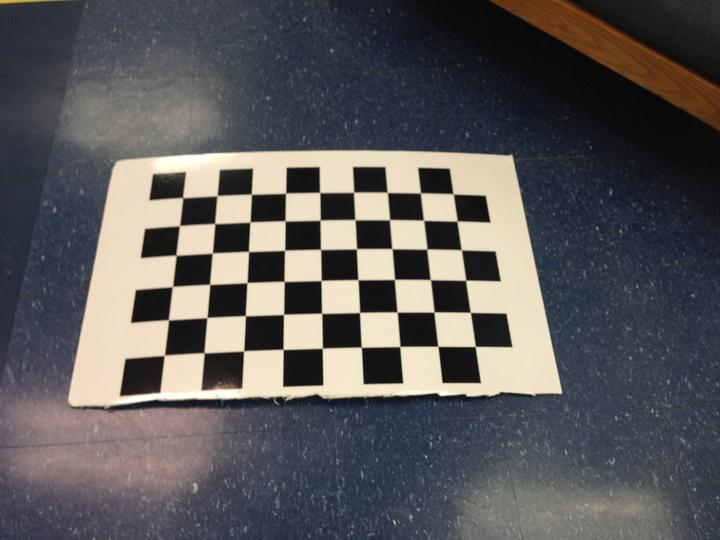
//> input picture birdview/image.jpg, 720 x 540 px
$ ./main ../birdview/image.jpg   (built with g++ and OpenCV 4)
//> lines starting //> are read from the running program, lines starting //| are printed output that depends on the picture; after the words box and inside, x2 and y2 are one past the last pixel; in counts of white or black regions, pixels touching at a corner belong together
//> further down, img is the input picture: 540 rows x 720 cols, CV_8UC3; mean B, G, R 89.8, 89.3, 90.7
### fisheyedemo/FishEyeCorrect.h
#include "opencv/cv.h"
#include <opencv2/core/core.hpp>        // Basic OpenCV structures
#include "opencv2/highgui/highgui.hpp"
#include "opencv2/imgproc/imgproc.hpp"

using namespace cv;
using namespace std;

class CFishEyeCorrect
{
public:
	int dstWidth;
	int dstHeight;
	double cx;
	double cy;
	double f;
	double r;
	double phi0;
	double sita0;
	double gama0;
	double phi1;
	double sita1;
	double gama1;
	double phi2;
	double sita2;
	double gama2;
	double phi3;
	double sita3;
	double gama3;
	double wRatio;
	double hRatio;
	int *position;
	long *positionShift;
	Mat orgImg;
	Mat dstImg;
	CFishEyeCorrect();
	~CFishEyeCorrect();
	Rect correctArea;
	void ParamFix();
	void FixPosition(const Mat& orgImg);
	void CalculateParam(int width, int height);
	void Fix(int &u,int &v,double &x,double &y,const double &phi,const double &sita,const double &gama);
	Rect GetArea(const Mat &inputImage);
	void CalcPositon(Mat &fishImage);
	void NewImageCorrect(const Mat& orgImg,Mat& dstImg);
private:
	const double piParam;
	void FindCorrectArea(const Mat &inputImage);
};

### fisheyedemo/FishEyeCorrect.cpp
#include "FishEyeCorrect.h"


CFishEyeCorrect::~CFishEyeCorrect(){}

/*****************************
*将度转为弧度
******************************/

void CFishEyeCorrect::ParamFix()
{
	phi0 = phi0 * piParam;
	sita0 = (90 - sita0) * piParam;
	gama0 = gama0 * piParam;

	phi1 = phi1 * piParam;
	sita1 = (90 - sita1) * piParam;
	gama1 = gama1 * piParam;

	phi2 = phi2 * piParam;
	sita2 = (90-sita2)*piParam;
	gama2 = gama2 * piParam;

	phi3 = phi3 * piParam;
	sita3 = (90-sita3)*piParam;
	gama3 = gama3 * piParam;
}

/*****************************
*构造函数，初始化piParam
******************************/

CFishEyeCorrect::CFishEyeCorrect():piParam(0.01745329)
{

}

/*****************************
*功能：求出源图中鱼眼所在区域
*输入参数：视频输入图
*输出参数：空
*返回值：鱼眼区域所在的矩形
******************************/

Rect CFishEyeCorrect::GetArea(const Mat &inputImage)
{
	FindCorrectArea(inputImage);
	return correctArea;
}

/*****************************
*功能：求出源图中鱼眼所在区域
*输入参数：视频输入图
*输出参数：空
*返回值：空
******************************/

void CFishEyeCorrect::FindCorrectArea(const Mat &inputImage)
{
	Mat grayImage;
	cvtColor(inputImage,grayImage,CV_BGR2GRAY,1);
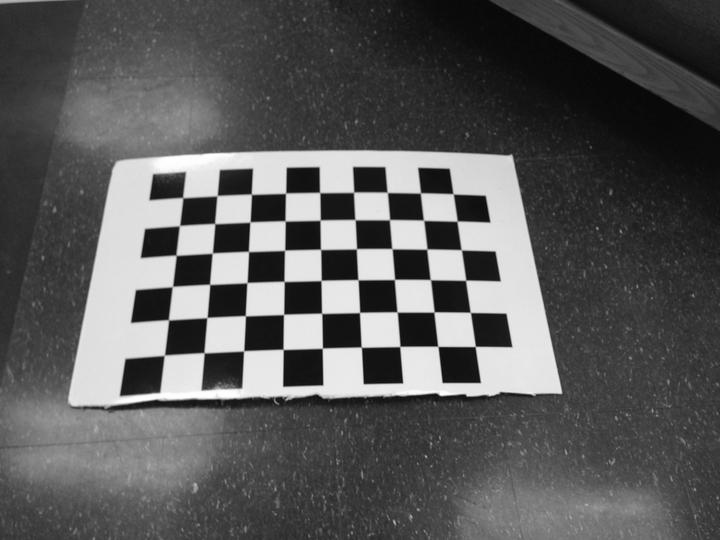
//> grayImage: 540 rows x 720 cols, CV_8UC1; min 2, max 255, mean 89.7
	/*二值化*/
	threshold(grayImage,grayImage,40,255,THRESH_BINARY);
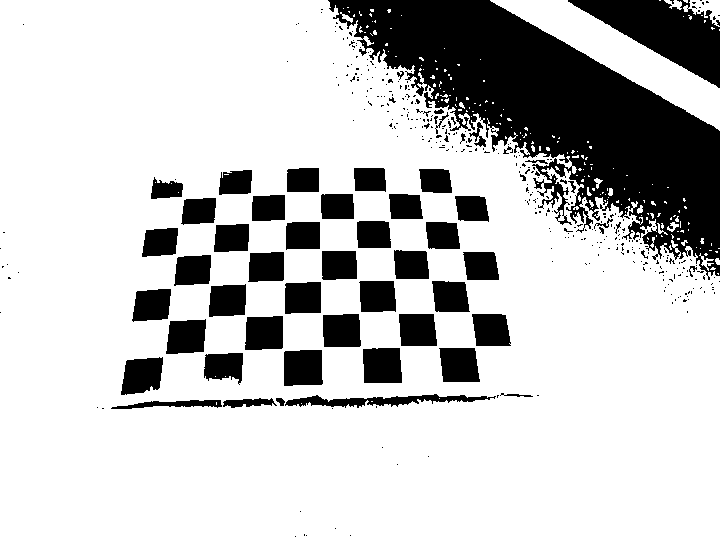
//> grayImage: 540 rows x 720 cols, CV_8UC1; 77.5% white; 387 black regions (330 under 20 px)
	vector<vector<Point > > contours;
	/*找轮廓*/
	findContours(grayImage,contours,CV_RETR_EXTERNAL,CV_CHAIN_APPROX_NONE);
//> contours = 184 contours, 174 with area under 20; largest, box (x1, y1, x2, y2) and area: (0, 0, 720, 540) 326918, (490, 0, 720, 131) 7954, (683, 0, 720, 27) 425, (664, 0, 682, 10) 67, (699, 253, 714, 271) 46
	Rect minAreaTemp;
	int areaSize(0);
	int areaSizeTemp(0);
	int areaIter(0);
	/*找到最大轮廓,就是鱼眼圆的轮廓*/
	for (int contoursIter = 0;contoursIter != contours.size();++contoursIter)
	{
	//*求轮廓的包围盒子*/
		minAreaTemp=boundingRect(contours[contoursIter]);
		areaSizeTemp=minAreaTemp.width*minAreaTemp.height;
		if (areaSize<areaSizeTemp)
		{
			correctArea=minAreaTemp;
			areaSize=areaSizeTemp;
		}
	}
//> this loop made 184 passes
//> (areaSizeTemp, correctArea, areaSize) on passes 3, 5, 179, 183, 184: (35, Rect(715, 258, 5, 7), 35), (270, Rect(699, 253, 15, 18), 270), (999, Rect(683, 0, 37, 27), 999), (30130, Rect(490, 0, 230, 131), 30130), (388800, Rect(0, 0, 720, 540), 388800)
//> (minAreaTemp, areaSizeTemp) on passes 14, 15, 17, 26, 28, 32: (Rect(681, 240, 7, 6), 42), (Rect(700, 238, 4, 6), 24), (Rect(650, 237, 5, 11), 55), (Rect(657, 223, 11, 12), 132), (Rect(667, 222, 12, 10), 120), (Rect(675, 216, 4, 6), 24)
//> after the loop, areaSize = 388800

}

/*****************************
*功能：计算所需参数
*输入参数：鱼眼区域的宽高
*输出参数：空
*返回值：空
******************************/
void CFishEyeCorrect::CalculateParam(int width, int height)
{
	r=0.5*(width<height?width:height);
	f= r*2/3.14159265;
	cx=(width-1)/2;
	cy=(height-1)/2;
}


/*****************************
*功能：展开图在鱼眼区域坐标
*输入参数：展开图中坐标，展开图的方位角，仰角，视角
*输出参数：鱼眼区域中的对应坐标
*返回值：空
******************************/

void CFishEyeCorrect::Fix(int &u,int &v,double &x,double &y,const double &phi,const double &sita,const double &gama)
{
	/*展开平面与校正图比例，平面与空间坐标关系*/
	double wp,hp,dux,duy,duz,dvx,dvy,dvz,xp,yp,zp,SQRT,sit,c_p,s_p;
	//1
	/*展开图像上的一个像素大小对应透视投影平面上的宽高大小*/
	wp=r*tan(gama/2)/(cx+0.5);
	hp=r*tan(gama/2)/(cy+0.5);
	//2
	/*展开图U坐标正方向单位像素对应相机坐标系x,y,z三个轴上的变化量*/
	dux=wp*sin(phi),duy=-wp*cos(phi),duz=0;
	/*展开图V坐标正方向单位像素对应相机坐标系x,y,z三个轴上的变化量*/
	dvx=-hp*cos(sita)*cos(phi),dvy=-hp*cos(sita)*sin(phi);
	dvz=hp*sin(sita);
	//3
	/*展开图中一个坐标在球面坐标系x,y,z的坐标值*/
	xp=r*sin(sita)*cos(phi)+(cx-u)*dux+(v-cy)*dvx;
	yp=r*sin(sita)*sin(phi)+(cx-u)*duy+(v-cy)*dvy;
	zp=r*cos(sita)+(v-cy)*dvz;
	//4
	/*求出斜边长度*/
	SQRT=sqrt(xp*xp+yp*yp);
	/*求入射角*/
	sit=atan(SQRT/zp);
	/*求cos值*/
	c_p=xp/SQRT;
	/*求sin值*/
	s_p=yp/SQRT;
	//5
	/*对应鱼眼图中坐标*/
	x=cx+f*sit*c_p;
	y=cy+f*sit*s_p;
}

/*****************************
*功能：建立四幅展开图对应的鱼眼图的索引表
*输入参数：鱼眼图
*输出参数：空
*返回值：空
******************************/

void CFishEyeCorrect::CalcPositon(Mat &fishImage )
{
	double x1 = 0 ;
	double y1 = 0;
	int tempPos(0);
	for (int row = 0;row < dstHeight ; ++row)
	{
		for (int col = 0;col < dstWidth; ++col)
		{
			int temprow = row * hRatio ;
			int tempcol = col * wRatio;
			tempPos = row*dstWidth*4 + col*2;
			Fix(temprow,tempcol, x1,y1,phi0,sita0,gama0);
			position[tempPos] = (int)x1;
			position[tempPos + 1] = (int)y1;
			Fix(temprow,tempcol, x1,y1,phi1,sita1,gama1);
			position[tempPos += dstWidth*2] = (int)x1;
			position[tempPos + 1] = (int)y1;
			tempPos = (row+dstHeight)*4*dstWidth + col*2;
			Fix(temprow,tempcol, x1,y1,phi2,sita2,gama2);
			position[tempPos] = (int)x1;
			position[tempPos + 1] = (int)y1;
			Fix(temprow,tempcol, x1,y1,phi3,sita3,gama3);
			position[tempPos += dstWidth*2] = (int)x1;
			position[tempPos + 1] = (int)y1;
		}
	}

}
/*****************************
*功能：鱼眼图校正
*输入参数：鱼眼图像、校正图像
*输出参数：空
*返回值：空
******************************/

void CFishEyeCorrect::NewImageCorrect(const Mat& orgImg,Mat& dstImg)
{
	//clock_t start = clock();

	int orgImgLineWidht = orgImg.step[0];
	int orgImgEleWidht = orgImg.step[1];

	uchar* dstImgData = dstImg.data;
	uchar* orgImgData = orgImg.data;

	unsigned int tempPos(0);
	unsigned int temOrgPos(0);
	unsigned int temDstPos(0);

	for (int row = 0;row < dstHeight*2; ++row)
	{
		for (int col = 0;col <dstWidth*2; ++col)
		{

			tempPos = ((row * dstWidth)<<2) + (col << 1);
			temOrgPos = orgImgLineWidht*position[tempPos] + ((position[tempPos + 1])<<1) + position[tempPos + 1];
			memcpy(dstImgData + temDstPos,orgImgData+temOrgPos,3);
			temDstPos +=3;
		}
	}
	//clock_t end = clock();
	//cout<<((end - start)/1000)<<endl;
}

void CFishEyeCorrect::FixPosition(const Mat& orgImg)
{
	int orgImgLineWidht = orgImg.step[0];
//> orgImgLineWidht = 2160
	int orgImgEleWidht = orgImg.step[1];
//> orgImgEleWidht = 3

	long tempPos(0);
	for (int row = 0;row < dstHeight*2; ++row)
	{
		for (int col = 0;col <dstWidth*2; ++col)
		{
			tempPos = ((row * dstWidth)<<2) + (col << 1);
			positionShift[dstWidth*row + col] = (double)orgImgLineWidht*(double)position[tempPos] + (double)((position[tempPos + 1])<<1) + (double)position[tempPos + 1];
		}
	}
//> after the loop, tempPos = 829438
}

### fisheyedemo/main.cpp
#include <iostream> 			   // for standard I/O
#include <string>   			   // for strings
#include <iomanip>  			   // for controlling float print precision
#include <sstream>                         // string to number conversion
#include <fstream>
#include <ostream>
#include <stdlib.h>
#include "string.h"
#include "opencv2/core/core.hpp"           // Basic OpenCV structures (cv::Mat, Scalar)
#include "opencv2/imgproc/imgproc.hpp"     // Gaussian Blur
#include "opencv2/highgui/highgui.hpp"     // OpenCV window I/O
#include "FishEyeCorrect.h"

using namespace std;
using namespace cv;

/*提取一个字符串中的数字(从txt中提取数字参数)*/
void str2num(string& str,vector<int>& rint);
/*字符串中提取数字*/
int substr2num(string& str);

CFishEyeCorrect fishCorrect;

int main(int argc, char **argv)
{
	char  buf[100];
	ifstream in("param.txt");
	int totalnum = 0;

	CFishEyeCorrect bak;

	while (in.getline(buf,100))
	{
		string str = buf;
		vector<int>   myint;
		/*提取一行字符串中的数字*/
		str2num(str,myint);
		/*第一行，获取宽和高*/
		if(0==totalnum)
		{
			fishCorrect.dstWidth = myint[0]/2;
			fishCorrect.dstHeight = myint[1]/2;
			fishCorrect.wRatio = myint[2];
			fishCorrect.hRatio = myint[3];
		}
		/*提取第二行，获取第一个展开图的参数：方位角，仰角，视角*/
		else if(1==totalnum)
		{
			fishCorrect.phi0 = myint[0];
			fishCorrect.sita0 = myint[1];
			fishCorrect.gama0 = myint[2];
		}
		/*提取第三行，获取第二个展开图的参数：方位角，仰角，视角*/
		else if(2==totalnum)
		{
			fishCorrect.phi1 = myint[0];
			fishCorrect.sita1 = myint[1];
			fishCorrect.gama1 = myint[2];
		}
		/*提取第四行，获取第三个展开图的参数：方位角，仰角，视角*/
		else if(3==totalnum)
		{
			fishCorrect.phi2 = myint[0];
			fishCorrect.sita2 = myint[1];
			fishCorrect.gama2 = myint[2];
		}
		/*提取第五行，获取第四个展开图的参数：方位角，仰角，视角*/
		else if(4==totalnum)
		{
			fishCorrect.phi3 = myint[0];
			fishCorrect.sita3 = myint[1];
			fishCorrect.gama3 = myint[2];
		}
		totalnum++;
	}
	memcpy(&bak, &fishCorrect, sizeof(CFishEyeCorrect));
	printf("totalnum=%d.\n", totalnum);

	namedWindow("Video0",1);
	namedWindow("Video1",1);

	int key = 0;
	while (key != 27) {

		memcpy(&fishCorrect, &bak, sizeof(CFishEyeCorrect));

		switch (key) {
			case 'a': fishCorrect.wRatio -= .1f; break;
			case 'd': fishCorrect.wRatio += .1f; break;
			case 'w': fishCorrect.hRatio += .1f; break;
			case 's': fishCorrect.hRatio -= .1f; break;
			case '1': fishCorrect.phi0 -= 1.0f; break;
			case '3': fishCorrect.phi0 += 1.0f; break;
			case '4': fishCorrect.sita0 -= 1.0f; break;
			case '6': fishCorrect.sita0 += 1.0f; break;
			case '7': fishCorrect.gama0 -= 1.0f; break;
			case '9': fishCorrect.gama0 += 1.0f; break;
			default: break;
		}

		memcpy(&bak, &fishCorrect, sizeof(CFishEyeCorrect));

		cout << "wRatio=" << fishCorrect.wRatio << ",hRatio=" << fishCorrect.hRatio << ",phi=" << fishCorrect.phi0 << ",sita=" << fishCorrect.sita0 << ",gama=" << fishCorrect.gama0 << endl;

		Mat img = imread(argv[1]);
		fishCorrect.dstImg = Mat::zeros(Size(fishCorrect.dstWidth*2,fishCorrect.dstHeight*2),CV_8UC3);
		fishCorrect.position =  (int*)malloc(fishCorrect.dstWidth*fishCorrect.dstHeight*8*sizeof(int));
		fishCorrect.positionShift = (long*)malloc(fishCorrect.dstWidth*fishCorrect.dstHeight*4*sizeof(long));

		fishCorrect.GetArea(img);
		fishCorrect.orgImg  = img(fishCorrect.correctArea);
		fishCorrect.ParamFix();
		fishCorrect.CalculateParam(fishCorrect.orgImg.cols,fishCorrect.orgImg.rows);
		fishCorrect.CalcPositon(fishCorrect.orgImg);
		fishCorrect.FixPosition(fishCorrect.orgImg);
		fishCorrect.NewImageCorrect(fishCorrect.orgImg,fishCorrect.dstImg);
//> the loop in NewImageCorrect, `for (int row = 0;row < dstHeight*2; ++row)` made 576 passes
//> (tempPos, temOrgPos, temDstPos) on passes 1 to 3: (1438, 874215, 2160), (2878, 872055, 4320), (4318, 872055, 6480)
//> after the loop in NewImageCorrect, `for (int row = 0;row < dstHeight*2; ++row)`: temOrgPos = 691800; temDstPos = 1244160
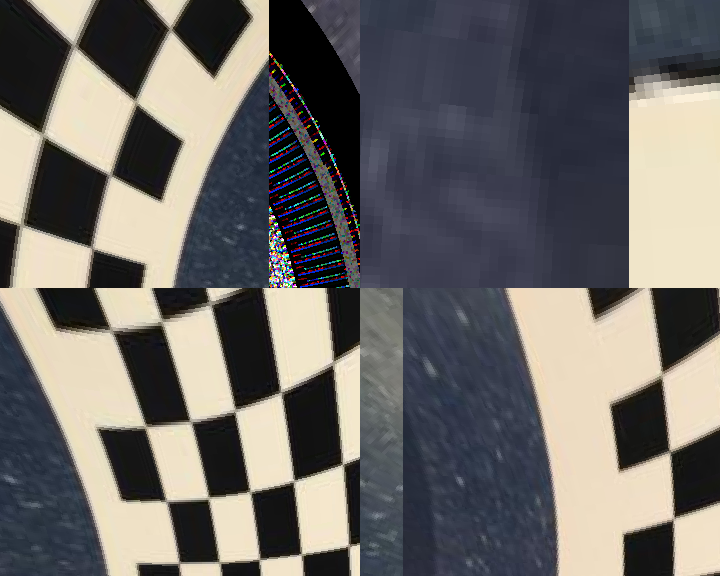
//> fishCorrect.dstImg: 576 rows x 720 cols, CV_8UC3; mean B, G, R 103.7, 106.8, 109.8

		imshow("Video0",fishCorrect.orgImg);
		imshow("Video1",fishCorrect.dstImg);

		free(fishCorrect.position);
		free(fishCorrect.positionShift);
		key = waitKey(0);
//> the Esc key is pressed
	}

	return 0;
}

// [77 lines left out: function main1, not called in this run]

/**********************************************
*功能：提取字符串中的数字
*输入参数：一个字符串
*输出参数：数字向量
*返回值：空
***********************************************/
void str2num(string& str,vector<int>& rint)
{
	/*通过字符'/'进行拆分为不同的字串，然后调用substr2num函数获取字串中的数字*/
	string strSep = "/";
	int size_pos = 0;
	string strresult;
	int size_prev_pos = 0;
	int itemp = 0;

	while((size_pos=str.find_first_of(strSep,size_pos))!=string::npos)
	{
		strresult = str.substr(size_prev_pos,size_pos - size_prev_pos);
		/*对字串进一步处理，获得数字*/
		itemp = substr2num(strresult);
		rint.push_back(itemp);
		size_prev_pos=++size_pos;
	}
	if (size_prev_pos!=str.size())
	{
		strresult = str.substr(size_prev_pos,size_pos - size_prev_pos);
		itemp = substr2num(strresult);
		rint.push_back(itemp);
	}
}
/**********************************************
*功能：提取字串中的数字
*输入参数：一个字符串
*输出参数：空
*返回值：一个整数
***********************************************/
int substr2num(string& str)
{
	/*依据等号提取数字*/
	int strlength = str.size();
	stringstream os;
	string strSep = "=";
	int size_pos=0;
	string tem;
	int result = 0;
	size_pos = str.find_first_of(strSep,size_pos);
	tem = str.substr(size_pos+1,strlength - size_pos);
	os<<tem;
	os>>result;
	return result;
}

$ run again, on birdview/fisheye_undistorted1.png
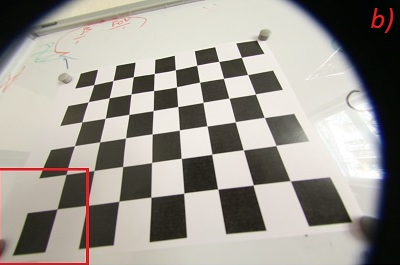
//> input picture birdview/fisheye_undistorted1.png, 400 x 265 px
//> img is the input picture: 265 rows x 400 cols, CV_8UC3; mean B, G, R 145.5, 152.5, 157
//> in FindCorrectArea, `threshold(grayImage,grayImage,40,255,THRESH_BINARY);`:
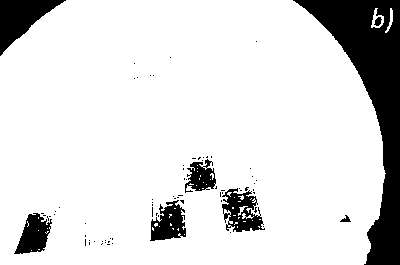
//> grayImage: 265 rows x 400 cols, CV_8UC1; 85.9% white; 75 black regions (67 under 20 px)
//> contours = 3 contours; box (x1, y1, x2, y2) and area: (0, 0, 386, 265) 94038, (371, 8, 384, 28) 128, (385, 8, 393, 33) 44
//> the loop in FindCorrectArea, `for (int contoursIter = 0;contoursIter != contours.size();++contoursIt..` made 3 passes
//> (areaSizeTemp, correctArea, areaSize) on passes 1 to 3: (200, Rect(385, 8, 8, 25), 200), (260, Rect(371, 8, 13, 20), 260), (102290, Rect(0, 0, 386, 265), 102290)
//> after the loop in FindCorrectArea, `for (int contoursIter = 0;contoursIter != contours.size();++contoursIt..`: areaSize = 102290
//> the loop in NewImageCorrect, `for (int row = 0;row < dstHeight*2; ++row)` made 576 passes
//> (tempPos, temOrgPos, temDstPos) on passes 1 to 3: (1438, 252714, 2160), (2878, 252714, 4320), (4318, 252714, 6480)
//> after the loop in NewImageCorrect, `for (int row = 0;row < dstHeight*2; ++row)`: tempPos = 829438; temOrgPos = 256077; temDstPos = 1244160
//> `fishCorrect.NewImageCorrect(fishCorrect.orgImg,fishCorrect.dstImg);`:
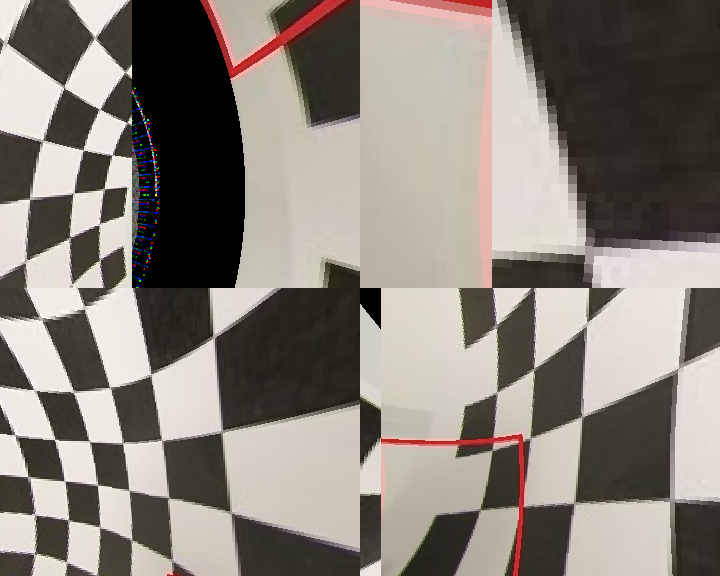
//> fishCorrect.dstImg: 576 rows x 720 cols, CV_8UC3; mean B, G, R 121.2, 129.4, 136.3
